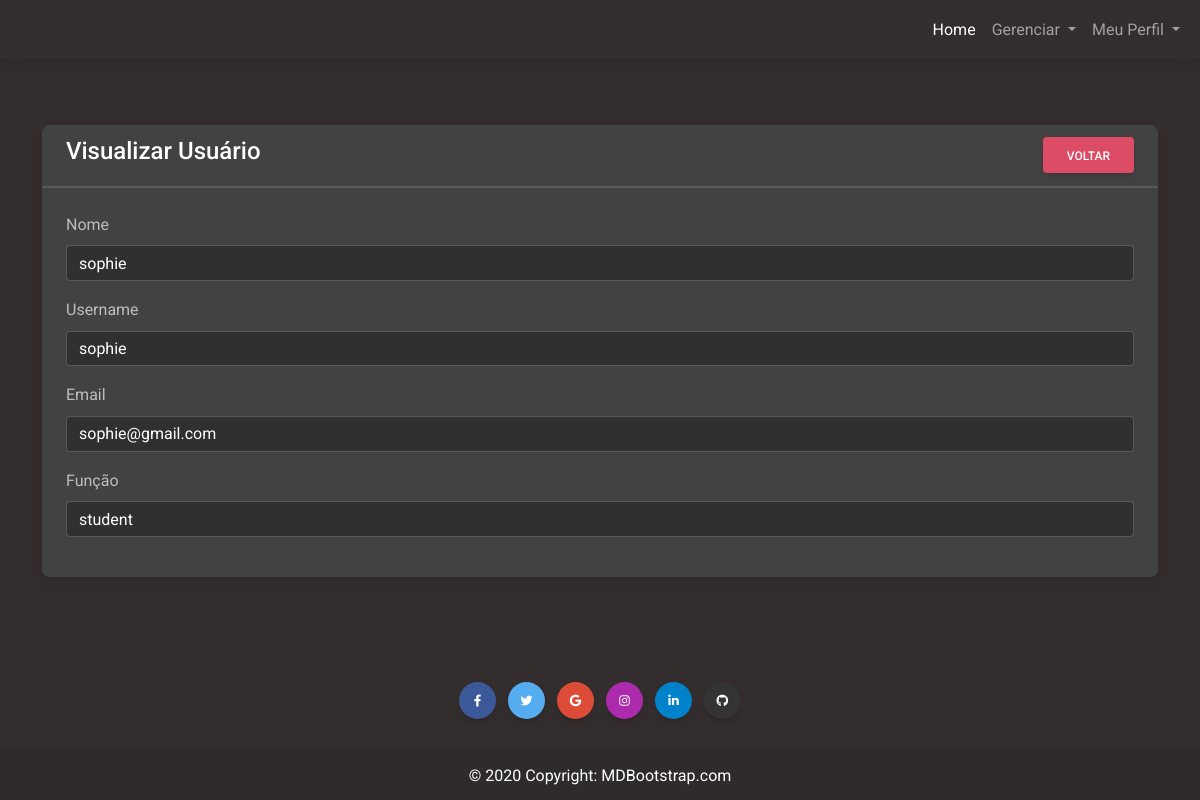
The page /viewUser.php?id=6 (signed in) on the database its author committed.
### tables this page shows
CREATE TABLE `users` (
  `id` int unsigned NOT NULL AUTO_INCREMENT,
  `name` varchar(45) NOT NULL,
  `username` varchar(45) NOT NULL,
  `email` varchar(45) NOT NULL,
  `password` varchar(45) NOT NULL,
  `role` varchar(10) NOT NULL,
  `isgoogle` tinyint(1) NOT NULL,
  `school_id` int unsigned NOT NULL,
  PRIMARY KEY (`id`)
);

### viewUser.php (the view, shortened to what this page needs)
<?php
require_once("./php/conexao.php");
?>
<!DOCTYPE html>
<html lang="pt-br">
  <head>
    <link
      rel="stylesheet"
      href="https://cdnjs.cloudflare.com/ajax/libs/font-awesome/6.0.0/css/all.min.css"
    />
    <link rel="stylesheet" href="css/mdb.min.css" />
  </head>
  <body class="bg-dark" data-mdb-theme="dark">
<?php include_once("./php/navbar.php"); ?>
<br>
<br><br>
<div class="container mt-5">
  <div class="row">
    <div class="col-md-12">
      <div class="card">
        <div class="card-header">
          <h4> Visualizar Usuário
            <a href="./manageUsers.php" class="btn btn-danger float-end">Voltar</a>
          </h4>
        </div>
        <div class="card-body">
          <?php
          if (isset($_GET['id'])){
            $user_id = $_GET['id'];
            $sql = "SELECT * FROM users WHERE id='$user_id'";
            $query = mysqli_query($conn, $sql);
            if (mysqli_num_rows($query) > 0){
                $user = mysqli_fetch_array($query);
          ?>
                <div class="mb-3">
                    <label class="form-label">Nome</label>
                    <p class="form-control">
                    <?=$user['name'];?>
                    </p>
                </div>
                <div class="mb-3">
                <label class="form-label">Username</label>
                <p class="form-control">
                    <?=$user['username'];?>
                </p>
                </div>
                <div class="mb-3">
                    <label class="form-label">Email </label>
                    <p class="form-control">
                        <?=$user['email'];?>
                    </p>
                </div>
                <div class="mb-3">
                <label class="form-label">Função</label>
                <p class="form-control">
                    <?=$user['role'];?>
                </p>
                </div>
            <?php
            } else {
                echo "<h4>Usuário não encontrado</h4>";
            }
        }?>
        </div>
      </div>
    </div>
  </div>
</div>
<br>
<br><br>
<?php
include_once("./php/footer.php");
?>
  </body>
</html>

### rows shown on the page
users: name "sophie", username "sophie", email "sophie@gmail.com", role "student"
